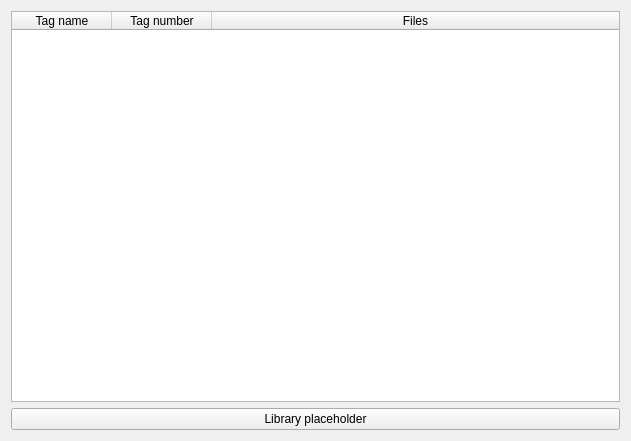
<?xml version="1.0" encoding="UTF-8"?>
<ui version="4.0">
 <class>StatisticWidget</class>
 <widget class="QWidget" name="StatisticWidget">
  <property name="geometry">
   <rect>
    <x>0</x>
    <y>0</y>
    <width>631</width>
    <height>441</height>
   </rect>
  </property>
  <property name="windowTitle">
   <string>Statistics</string>
  </property>
  <layout class="QVBoxLayout" name="verticalLayout">
   <item>
    <widget class="QTableWidget" name="tableWidget">
     <property name="selectionMode">
      <enum>QAbstractItemView::SingleSelection</enum>
     </property>
     <property name="selectionBehavior">
      <enum>QAbstractItemView::SelectRows</enum>
     </property>
     <property name="sortingEnabled">
      <bool>true</bool>
     </property>
     <attribute name="horizontalHeaderStretchLastSection">
      <bool>true</bool>
     </attribute>
     <column>
      <property name="text">
       <string>Tag name</string>
      </property>
     </column>
     <column>
      <property name="text">
       <string>Tag number</string>
      </property>
     </column>
     <column>
      <property name="text">
       <string>Files</string>
      </property>
     </column>
    </widget>
   </item>
   <item>
    <widget class="QPushButton" name="libraryPlaceholder">
     <property name="text">
      <string>Library placeholder</string>
     </property>
    </widget>
   </item>
  </layout>
 </widget>
 <resources/>
 <connections/>
</ui>
